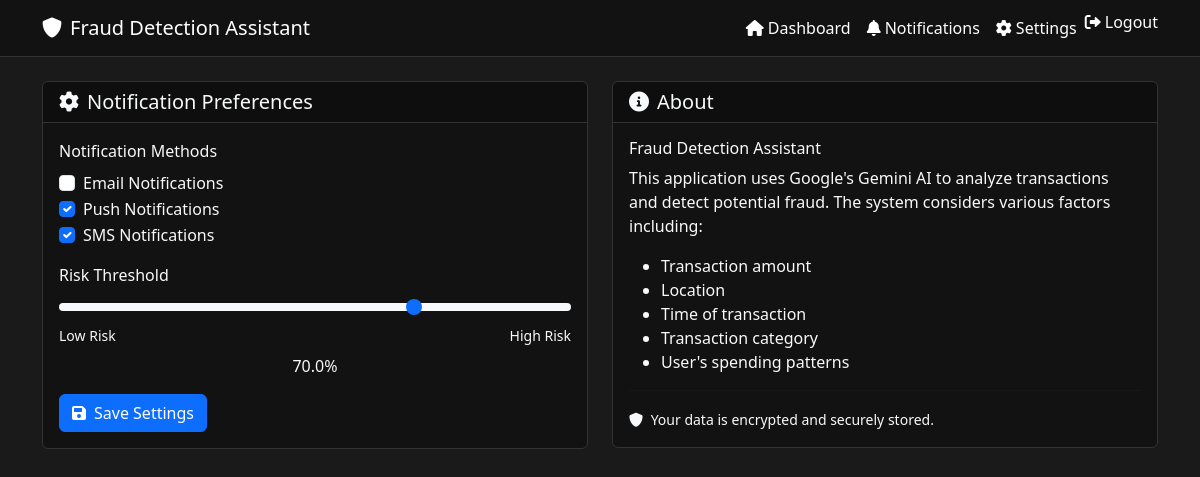
The app's page /settings/ (signed in) with its own data.
### core/models.py (models this page shows, shortened)
class UserProfile(models.Model):
    user = models.OneToOneField(User, on_delete=models.CASCADE)
    notification_preferences = models.JSONField(default=dict)
    risk_threshold = models.DecimalField(max_digits=5, decimal_places=2, default=0.7)
    last_analysis = models.DateTimeField(null=True, blank=True)

### core/views.py (the view, shortened to what this page needs)
# urls.py: path('settings/', views.settings, name='settings'),
@login_required
def settings(request):
    user_profile = UserProfile.objects.get_or_create(user=request.user)[0]
    context = {
        'user_profile': user_profile
    }
    return render(request, 'core/settings.html', context)

### core/templatetags/custom_filters.py (called while the page is built)
@register.filter
def multiply(value, arg):
    try:
        return float(value) * float(arg)
    except (ValueError, TypeError):
        return ''

### templates/core/settings.html (shortened to what this page needs)
{% extends 'core/base.html' %}
{% load custom_filters %}
{% block content %}
<div class="row">
    <div class="col-md-6">
        <div class="card mb-4">
            <div class="card-header">
                <h5 class="card-title mb-0 text-light">
                    <i class="fas fa-cog me-2"></i>Notification Preferences
                </h5>
            </div>
            <div class="card-body">
                <form method="post">
                    <div class="mb-3">
                        <label class="form-label text-light">Notification Methods</label>
                        <div class="form-check">
                            <input class="form-check-input" type="checkbox" name="email_notifications" id="email_notifications"
                                {% if user_profile.notification_preferences.email %}checked{% endif %}>
                            <label class="form-check-label text-light" for="email_notifications">
                                Email Notifications
                            </label>
                        </div>
                        <div class="form-check">
                            <input class="form-check-input" type="checkbox" name="push_notifications" id="push_notifications"
                                {% if user_profile.notification_preferences.push %}checked{% endif %}>
                            <label class="form-check-label text-light" for="push_notifications">
                                Push Notifications
                            </label>
                        </div>
                        <div class="form-check">
                            <input class="form-check-input" type="checkbox" name="sms_notifications" id="sms_notifications"
                                {% if user_profile.notification_preferences.sms %}checked{% endif %}>
                            <label class="form-check-label text-light" for="sms_notifications">
                                SMS Notifications
                            </label>
                        </div>
                    </div>
                    <div class="mb-3">
                        <label for="risk_threshold" class="form-label text-light">Risk Threshold</label>
                        <input type="range" class="form-range" id="risk_threshold" name="risk_threshold"
                            min="0" max="100" step="1" value="{{ user_profile.risk_threshold|multiply:100 }}">
                        <div class="d-flex justify-content-between">
                            <small class="text-light">Low Risk</small>
                            <small class="text-light">High Risk</small>
                        </div>
                        <div class="text-center mt-2">
                            <span id="thresholdValue" class="text-light">{{ user_profile.risk_threshold|multiply:100 }}%</span>
                        </div>
                    </div>
                    <button type="submit" class="btn btn-primary">
                        <i class="fas fa-save me-2"></i>Save Settings
                    </button>
                </form>
            </div>
        </div>
    </div>
    <div class="col-md-6">
        <div class="card">
            <div class="card-header">
                <h5 class="card-title mb-0 text-light">
                    <i class="fas fa-info-circle me-2"></i>About
                </h5>
            </div>
            <div class="card-body">
                <h6 class="text-light">Fraud Detection Assistant</h6>
                <p class="text-light">
                    This application uses Google's Gemini AI to analyze transactions and detect potential fraud.
                    The system considers various factors including:
                </p>
                <ul class="text-light">
                    <li>Transaction amount</li>
                    <li>Location</li>
                    <li>Time of transaction</li>
                    <li>Transaction category</li>
                    <li>User's spending patterns</li>
                </ul>
                <hr>
                <p class="text-light mb-0">
                    <small>
                        <i class="fas fa-shield-alt me-1"></i>
                        Your data is encrypted and securely stored.
                    </small>
                </p>
            </div>
        </div>
    </div>
</div>
{% endblock %}

### templates/core/base.html (style rules this page uses)
:root { --bg-dark: #1a1a1a; --bg-darker: #121212; --text-light: #ffffff; --text-muted: #aaaaaa; --primary: #0d6efd; --success: #198754; --danger: #dc3545; --warning: #ffc107; }
body { background-color: var(--bg-dark); color: var(--text-light); min-height: 100vh; }
.card { background-color: var(--bg-darker); border: 1px solid #333; }
.card-header { border-bottom: 1px solid #333; background-color: rgba(0, 0, 0, 0.2); }
.form-label { color: var(--text-light); }

### records on screen
UserProfile: notification_preferences "☑", risk_threshold "70", risk_threshold|multiply "70.0"
